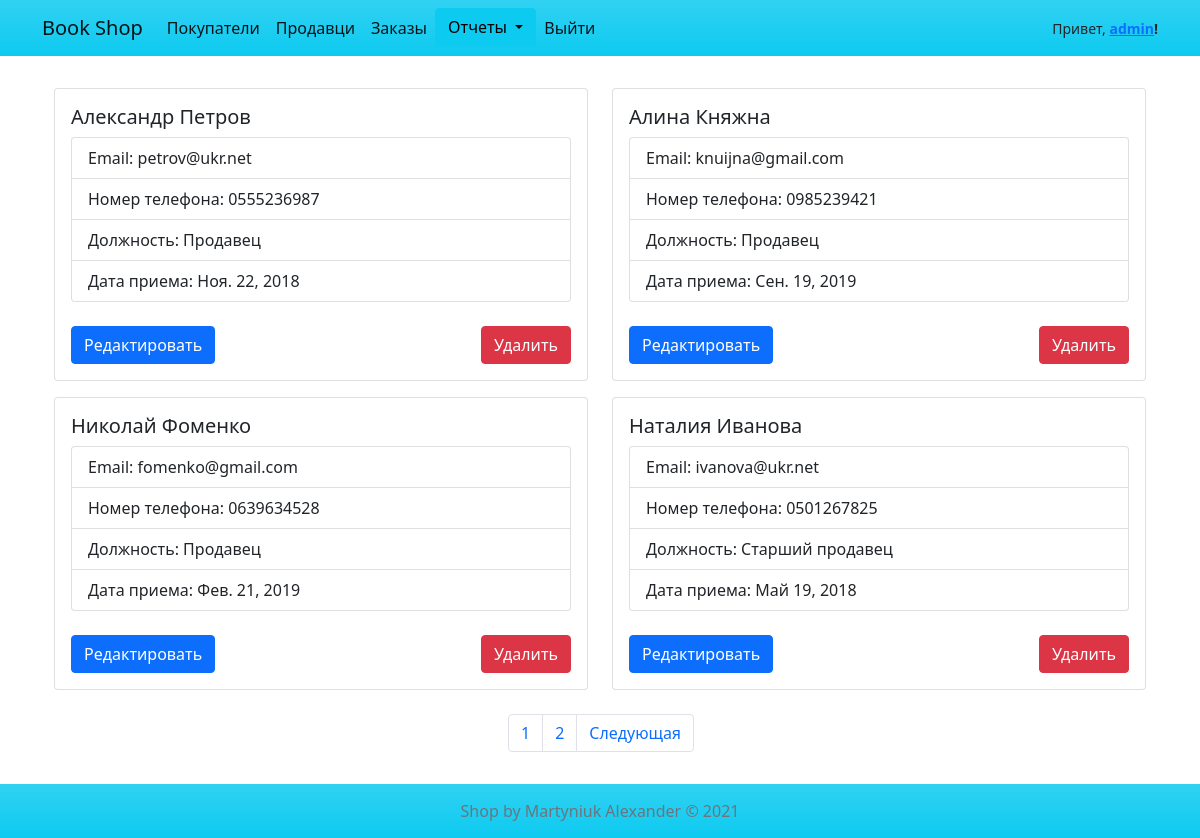
/seller (signed in), run on the app's committed database.
### app/models.py (models this page shows, shortened)
class Seller(models.Model):
    POSITION_CHOICES = [
        (0, 'Продавец'),
        (1, 'Старший продавец'),
        (2, 'Руководитель отдела продаж')
    ]
    first_name = models.CharField(max_length=64, blank=False, verbose_name='Имя')
    last_name = models.CharField(max_length=64, blank=False, verbose_name='Фамилия')
    email = models.EmailField(max_length=64, blank=True, null=True, verbose_name='Почта')
    phone = models.CharField(max_length=32, blank=False, verbose_name='Номер телефона')
    date = models.DateField(blank=False, verbose_name='Дата контракта')
    position = models.IntegerField(
        blank=False,
        choices=POSITION_CHOICES,
        default=0,
        verbose_name='Должность'
    )
    class Meta:
        ordering = ['id']
        verbose_name = 'Продавец'
        verbose_name_plural = 'Продавцы'

### app/views.py (the view, shortened to what this page needs)
# urls.py: path('seller', seller, name="seller_list"),
def seller(request):
    if not request.user.is_authenticated:
        return redirect('/auth/login')
    seller_list = Seller.objects.all()
    page_obj = pagination(num_items_page=4, obj=seller_list, request=request.GET.get('page'))
    return render(
        request, 'site_items/seller.html',
        {
            'list_pagination': page_obj,
            'title': 'Продавци'
        }
    )

### app/pagination.py (called while the page is built)
def pagination(num_items_page, obj, request):
    paginator = Paginator(obj, num_items_page)
    page_num = request  # example "request.GET.get('page')"
    page_obj = paginator.get_page(page_num)
    return page_obj

### templates/site_items/seller.html (shortened to what this page needs)
{% extends 'partials/base.html' %}
{% block content %}
    <div class="container mt-3">
        <div class="row">
            {% for seller in list_pagination %}
                <div class="col-md-6">
                    <div class="card mt-3">
                        <div class="card-body">
                            <h5 class="card-title">{{ seller.first_name }} {{ seller.last_name }}</h5>
                            <ul class="list-group">
                                <li class="list-group-item">Email: {% firstof seller.email "Отсутствует" %}</li>
                                <li class="list-group-item">Номер телефона: {{ seller.phone }}</li>
                                <li class="list-group-item">Должность: {{ seller.get_position_display }}</li>
                                <li class="list-group-item">Дата приема: {{ seller.date }}</li>
                            </ul>
                            <div class="d-flex justify-content-between">
                                <form action="{% url 'update_item_seller' seller.id %}" method="get" class="mt-4"
                                      style="">
                                    <button class="btn btn-primary">Редактировать</button>
                                </form>
                                <form action="{% url 'seller_list' %}" method="post" class="mt-4">
                                    <button class="btn btn-danger">Удалить</button>
                                </form>
                            </div>
                        </div>
                    </div>
                </div>
            {% endfor %}
        </div>
    </div>
{% endblock %}

### templates/partials/navbar.html (shortened to what this page needs)
<nav class="navbar navbar-expand-lg navbar-light bg-info bg-gradient">
    <div class="container">
        <a class="navbar-brand" href="{% url 'product_list' %}">Book Shop</a>
        <div class="collapse navbar-collapse d-flex justify-content-between" id="navbarNav">
            <ul class="navbar-nav">
                {% if request.user.is_authenticated %}
                    <li class="nav-item">
                        <a class="nav-link active" aria-current="page" href="{% url 'customer_list' %}">Покупатели</a>
                    </li>
                    <li class="nav-item">
                        <a class="nav-link active" aria-current="page" href="{% url 'seller_list' %}">Продавци</a>
                    </li>
                    <li class="nav-item">
                        <a class="nav-link active" aria-current="page" href="{% url 'order_list' %}">Заказы</a>
                    </li>
                    <li class="nav-item">
                        <div class="btn-group">
                            <button type="button" class="btn btn-info dropdown-toggle" data-bs-toggle="dropdown"
                                    aria-expanded="false">
                                Отчеты
                            </button>
                        </div>
                    </li>
                    <li class="nav-item">
                        <a class="nav-link active" aria-current="page" href="{% url 'logout' %}">Выйти</a>
                    </li>
                {% endif %}
            </ul>
            {% if request.user.is_authenticated %}
                <small>Привет, <strong>
                    <a href="{% url 'profile' %}">{{ request.user.username }}</a>!
                </strong></small>
            {% endif %}
        </div>
    </div>
</nav>

### static/style.css (style rules this page uses)
html, body { height: 100%; }
body { display: flex; flex-direction: column; }

### data on the page
Seller: first_name "Александр", last_name "Петров", email "petrov@ukr.net", phone "0555236987", position "Продавец", date "Ноя. 22, 2018"
Seller: first_name "Алина", last_name "Княжна", email "knuijna@gmail.com", phone "0985239421", position "Продавец", date "Сен. 19, 2019"
Seller: first_name "Николай", last_name "Фоменко", email "fomenko@gmail.com", phone "0639634528", position "Продавец", date "Фев. 21, 2019"
Seller: first_name "Наталия", last_name "Иванова", email "ivanova@ukr.net", phone "0501267825", position "Старший продавец", date "Май 19, 2018"

### other printed values
{{ request.user.username }} "admin"
{{ num }} "1" "2"
